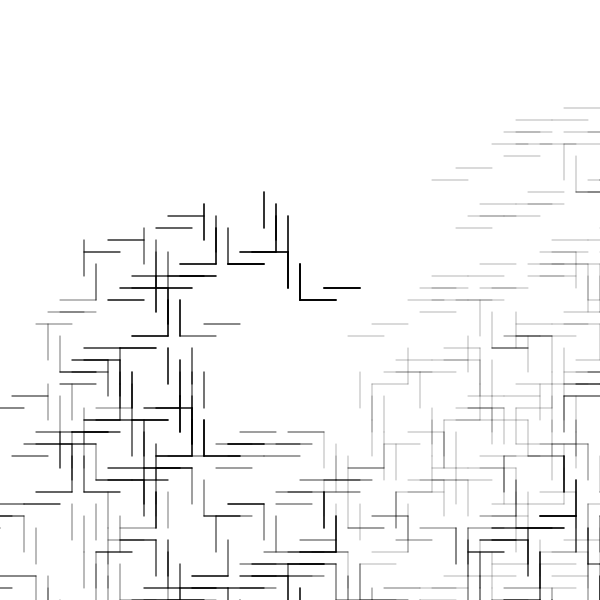
Frame 1 (no input)
Frame 60 (no input): identical to frame 1, image omitted
Frame 120 (the mouse pressed at the canvas centre since frame 60): identical to frame 1, image omitted

The p5.js sketch that drew this single still picture (run headless with seeded random() and noise() and a simulated clock; from frame 60 on, the mouse is pressed at the canvas centre):

// p5.js sketch
// ── sketch.js

// Point = P, Rectangle = R, line = F, Line*4 = D
// You can play around with length, angle, strokeweight, colors,...

let premise = 'FA';
  let rules = {
    F: 'A-[A]FfFffA',
    A: '[FfAfF]+'
    
  }
let bigRule;


let length = 40;
let angle = 90;

function setup() {
  createCanvas(600, 600);
  angleMode(DEGREES);
  bigRule = resolveRules(premise, rules, 5);
  print(bigRule);
  
}

function draw() {
  background('white');
  stroke('black');
  strokeWeight(1);
  noFill();
  //fill('white');
  translate(width / 2, height / 2);
  rotate(-90);
  scale(0.3);

  drawShape(bigRule);
   // angle += 1;
  // length += 0.1;
}

function resolveRules(startRule, rules, depth) {
  let endRule = '';
  for (let currentLetter of startRule) {
    if (currentLetter in rules) {
      endRule += rules[currentLetter];
    } else {
      endRule += currentLetter;
    }
  }
  if (depth >= 1) {
    endRule = resolveRules(endRule, rules, depth - 1);
  }
  return endRule;
}


function drawShape(rule)  {
  for (let c of rule) {
    if (c === 'F') {
      line(0, 0, 0, length*3);
      translate(length, 0);
    } else if (c === 'R') {
      rect(0, 0, length, length);
      translate(length, length);
    } else if (c === 'P') {
      point(0, 0);
      translate(length, 0);
    } else if (c === 'D') {
      line(0, 0, length * 4, 0);
      translate(length, 0);
    } else if (c === 'f') {
      translate(0, length, 0);
    } else if (c === '+') {
      rotate(angle);
    } else if (c === '-') {
      rotate(-angle);
    } else if (c === '[') {
      push();
    } else if (c === ']') {
      pop();
    } else if (c === '>') {
      scale(1.03);
    } else if (c === '<') {
      scale(0.8);
   
    }
  }
}
